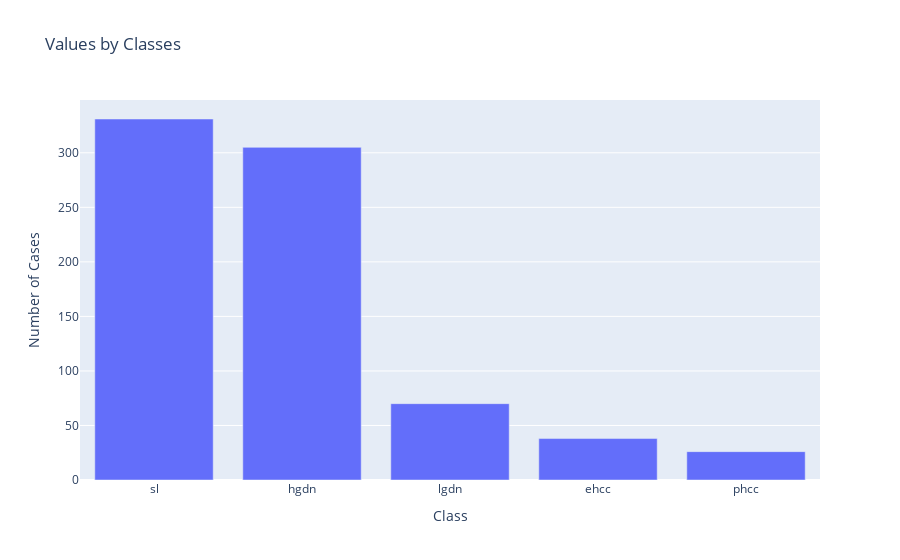

The code cell stored with this chart in its notebook:
### Code cell
# Get unique values and counts for the bar chart
values = data['Symbol'].unique()
count = data['Symbol'].value_counts().to_list()


fig = px.bar( # bar-chart
    x=values,
    y=count,
    title='Values by Classes',
    labels={"x": "Class", "y": "Number of Cases"} 
)

fig.show()

### Figure 1 — Plotly figure (JSON) as saved in the notebook; plotly's stock layout.template omitted (floating-point values rounded to 4 significant figures)
{"data": [{"alignmentgroup": "True", "hovertemplate": "Class=%{x}<br>Number of Cases=%{y}<extra></extra>", "legendgroup": "", "marker": {"color": "#636efa", "pattern": {"shape": ""}}, "name": "", "offsetgroup": "", "orientation": "v", "showlegend": false, "textposition": "auto", "type": "bar", "x": ["sl", "hgdn", "lgdn", "ehcc", "phcc"], "xaxis": "x", "y": [331, 305, 70, 38, 26], "yaxis": "y"}], "layout": {"barmode": "relative", "legend": {"tracegroupgap": 0}, "title": {"text": "Values by Classes"}, "xaxis": {"anchor": "y", "domain": [0, 1], "title": {"text": "Class"}}, "yaxis": {"anchor": "x", "domain": [0, 1], "title": {"text": "Number of Cases"}}}}
